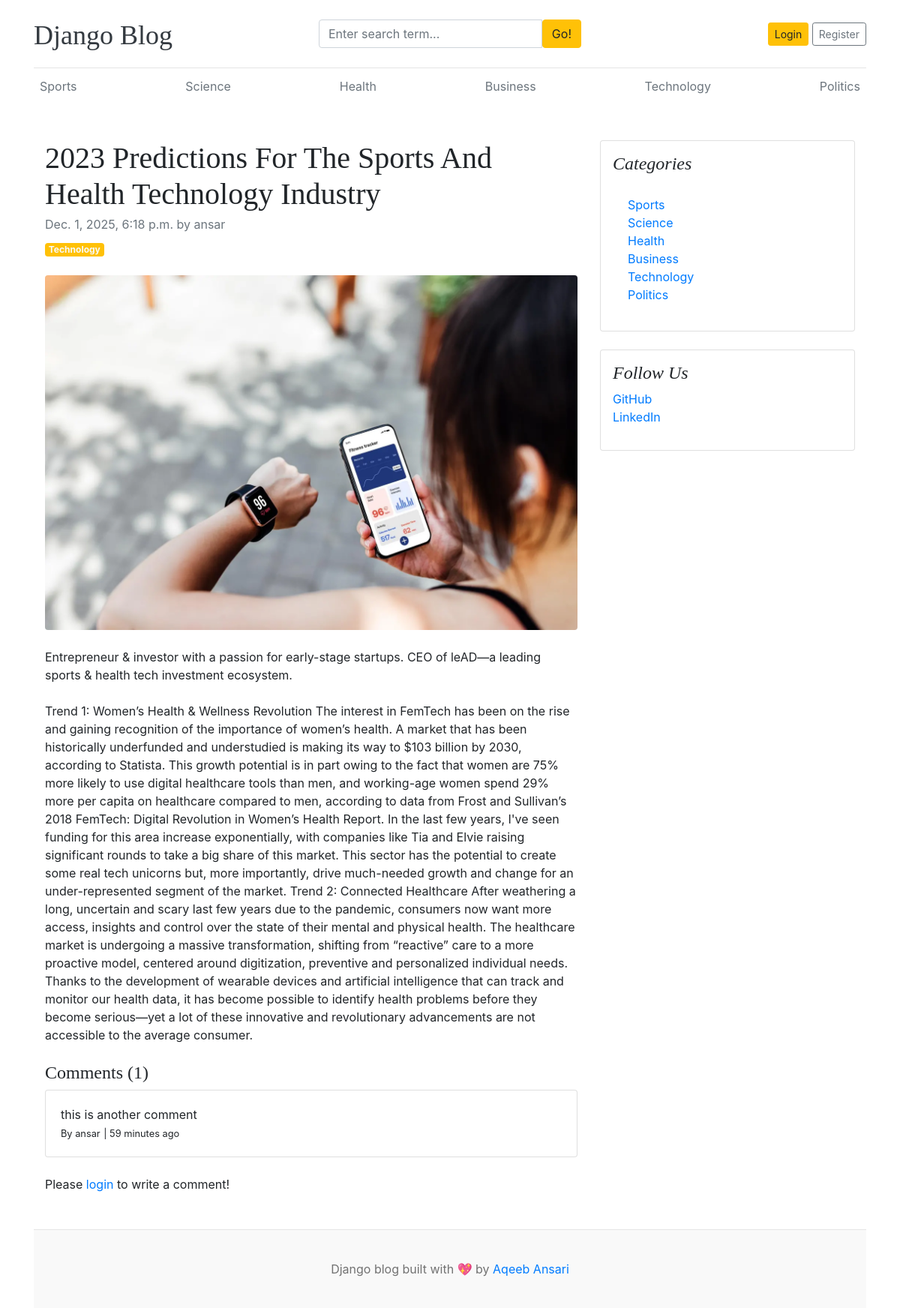
Screenshot of /blogs/2023-predictions-for-the-sports-and-health-technology-industry-3 with the database file from the repository.
### blogs/models.py (models this page shows, shortened)
class Category(models.Model):
    category_name=models.CharField(max_length=50, unique=True)
    created_at=models.DateTimeField(auto_now_add=True)
    updated_at=models.DateTimeField(auto_now=True)
    class Meta:
        verbose_name_plural = 'categories'
    def __str__(self):
        return self.category_name

class Blog(models.Model):
    title = models.CharField(max_length=100)
    slug = models.SlugField(max_length=150, unique=True, blank=True)
    category = models.ForeignKey(Category, on_delete=models.CASCADE)
    author = models.ForeignKey(User, on_delete=models.CASCADE)
    featured_image = models.ImageField(upload_to='uploads/%Y/%m/%d')
    short_description = models.TextField(max_length=500)
    blog_body = models.TextField(max_length=2000)
    status = models.CharField(max_length=20,choices=STATUS_CHOICES, default="Draft")
    is_featured = models.BooleanField(default=False)
    created_at = models.DateTimeField(auto_now_add=True)
    updated_at = models.DateTimeField(auto_now=True)

class Comment(models.Model):
    user = models.ForeignKey(User, on_delete=models.CASCADE)
    blog =  models.ForeignKey(Blog, on_delete=models.CASCADE)
    comment=models.TextField(max_length=250)
    created_at=models.DateTimeField(auto_now_add=True)
    updated_at=models.DateTimeField(auto_now=True)
    def __str__(self):
        return self.comment

### additional/models.py (models this page shows, shortened)
class SocialLink(models.Model):
    platform=models.CharField(max_length=25)
    link=models.URLField(max_length=100)
    created_at=models.DateTimeField(auto_now_add=True)
    updated_at=models.DateTimeField(auto_now=True)

### blogs/views.py (the view, shortened to what this page needs)
# urls.py: path('blogs/<slug:slug>', BlogView.blogs, name='blogs'),
def blogs(request,slug):
    single_blog= get_object_or_404(Blog, slug=slug, status='Published')
    comments=Comment.objects.filter(blog=single_blog)
    comment_count=comments.count()
    context={
        'single_blog':single_blog,
        'comments':comments,
        'comment_count':comment_count,
    }
    return render(request, 'blogs.html',context)

### blogs/context_processors.py (called while the page is built)
def get_categories(request):
    categories=Category.objects.all().order_by('updated_at')
    return dict(categories=categories)
    return {
        'categories' : Category.objects.all()
    }

def get_social_links(request):
    social_links=SocialLink.objects.all()
    return dict(social_links=social_links)

### templates/blogs.html
{% extends 'base.html' %} {% block content %}
<div class="container mt-5">
  <div class="row">
    <div class="col-lg-8">
      <article>
        <header class="mb-4">
          <h1 class="fw-bolder mb-1">{{single_blog.title}}</h1>
          <div class="text-muted fst-italic mb-2">
            {{single_blog.created_at}} by {{single_blog.author}}
          </div>
          <a class="badge bg-warning text-decoration-none text-light" href="#!"
            >{{single_blog.category}}</a
          >
        </header>
        <figure class="mb-4">
          <img
            class="img-fluid rounded"
            src="{{single_blog.featured_image.url}}"
            alt="..."
          />
        </figure>
        <section class="mb-5">
          <p class="fs-5 mb-4">{{single_blog.short_description}}</p>
          <p class="fs-5 mb-4">{{single_blog.blog_body}}</p>
          <h4>Comments ({{comment_count}})</h4>
          {%if comments%}
          {% for comment in comments %}
            <div class="card mt-1">
                <div class="card-body">
                    <p class="card-text mb-0">
                        {{comment}}
                    </p>
                    <span>
                            <small> By {{comment.user}}</small>
                            <small>| {{comment.created_at | timesince}} ago</small>
                        </span>
                </div>
            </div>
          {% endfor %}
           {%else%} No comments yet
           {% endif %}
           <br>
           <div class="form-group">
            {% if user.is_authenticated %}
            <form action="" method="POST">
                {% csrf_token %}
                <div class="form-group">
                    <textarea name="comment" class="form-control" placeholder="write your comment"></textarea>
                    <input type="submit" value="submit" class="btn btn-primary mt-2">
                </div>
            </form>
            {%else%}
            <p>Please <span><a href="{% url 'login' %}">login</a></span> to write a comment!</p>
            {%endif%}
           </div>
        </section>
      </article>
    </div>
    <div class="col-lg-4">
      <div class="card mb-4 p-3">
        <h4 class="font-italic">Categories</h4>
        <div class="card-body">
          <div class="row">
            <div class="col-sm-6">
              <ul class="list-unstyled mb-0">
                {% for cat in categories %}
                <li>
                  <a href="{% url 'posts_by_category' cat.id %}"
                    >{{cat.category_name}}</a
                  >
                </li>
                {%endfor%}
              </ul>
            </div>
          </div>
        </div>
      </div>
      {% if social_links %}
      <div class="card mb-4 p-3">
        <h4 class="font-italic">Follow Us</h4>
        <ol class="list-unstyled">
          {%for social in social_links %}
          <li>
            <a href="{{social.link}}" target="blank">{{social.platform}}</a>
          </li>
          {%endfor%}
        </ol>
      </div>
      {%endif%}
    </div>
  </div>
</div>
{% endblock %}

### templates/base.html (shortened to what this page needs)
{%load static%}
<!DOCTYPE html>
<html lang="en">
<head>
    <link href="https://getbootstrap.com/docs/4.0/dist/css/bootstrap.min.css" rel="stylesheet">
    <link href="{% static 'css/blog.css' %}" rel="stylesheet">
    <link rel="stylesheet" href="https://cdnjs.cloudflare.com/ajax/libs/font-awesome/4.7.0/css/font-awesome.min.css">
  </head>
<body>
    <div class="container">
      <header class="blog-header py-3">
        <div class="row flex-nowrap justify-content-between align-items-center">
          <div class="col-4 pt-1">
            <a class="blog-header-logo text-dark" href="/">Django Blog</a>
          </div>
          <div class="col-4">
            <form action="{% url 'search' %}" method="GET">
              <div class="input-group">
                        <input class="form-control" type="text" name="keyword" value="{{keyword}}" placeholder="Enter search term..." aria-label="Enter search term..." aria-describedby="button-search" />
                        <button type="submit" class="btn btn-warning" id="button-search" type="button">Go!</button>
                    </div>
            </form>
          </div>
          <div class="col-4 d-flex justify-content-end align-items-center">
            {%if not user.is_authenticated %}
            <a class="btn btn-sm btn-warning" href="{% url 'login' %}">Login</a> &nbsp;
            <a class="btn btn-sm btn-outline-secondary" href="{% url 'register' %}">Register</a>
            {% else %}
            <span><a href="{% url 'dashboard' %}">Dashboard</a></span>
            &emsp;
            <span><a href="{% url 'logout' %}">Logout</a></span>
            {%endif%}
          </div>
        </div>
      </header>
      <div class="nav-scroller py-1 mb-2">
        <nav class="nav d-flex justify-content-between">
            {% for cat in categories%}
          <a class="p-2 text-muted" href="{% url 'posts_by_category' cat.id %}">{{cat.category_name}}</a>
          {%endfor%}
        </nav>
      </div>
{%block content%}
{%endblock%}
<footer class="blog-footer">
  <p>Django blog built with &#128150;  by <a href="#">Aqeeb Ansari</a></p>
</footer>
</body>
</html>

### blog_main/static/css/blog.css (style rules this page uses)
.blog-header { border-bottom: 1px solid #e5e5e5; }
.blog-header-logo { font-family: "Playfair Display", Georgia, "Times New Roman", serif; font-size: 2.25rem; }
h1, h2, h3, h4, h5, h6 { font-family: "Playfair Display", Georgia, "Times New Roman", serif; }
.blog-footer { padding: 2.5rem 0; color: #727272; text-align: center; background-color: #f9f9f9; border-top: .05rem solid #e5e5e5; }
.blog-footer p:last-child { margin-bottom: 0; }

### rows the page displays
Category: category_name "Sports"
Category: category_name "Science"
Category: category_name "Health"
Category: category_name "Business"
Category: category_name "Technology"
Category: category_name "Politics"
Blog: title "2023 Predictions For The Sports And Health Technology Industry", created_at "Dec. 1, 2025, 6:18 p.m.", author "ansar", category "Technology", featured_image (picture), short_description "Entrepreneur & investor with a passion for early-stage startups. CEO of leAD—a leading sports & health tech investment ecosystem.", blog_body "Trend 1: Women’s Health & Wellness Revolution The interest in FemTech has been on the rise and gaining recognition of the importance of women’s health. A market that has been historically underfunded and understudied is making its way to $103 billion by 2030, according to Statista. This growth potential is in part owing to the fact that women are 75% more likely to use digital healthcare tools than men, and working-age women spend 29% more per capita on healthcare compared to men, according to data from Frost and Sullivan’s 2018 FemTech: Digital Revolution in Women’s Health Report. In the last few years, I've seen funding for this area increase exponentially, with companies like Tia and…"
Comment: comment "this is another comment", user "ansar", created_at "59 minutes"
SocialLink: platform "GitHub"
SocialLink: platform "LinkedIn"

### other values shown
{{ comment_count }} "1"
